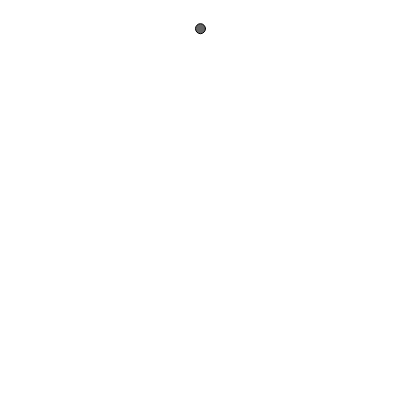
Frame 1 (no input)
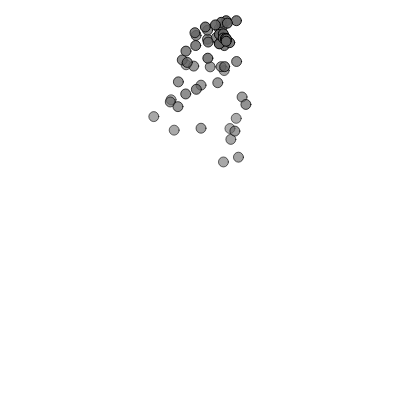
Frame 60 (no input)
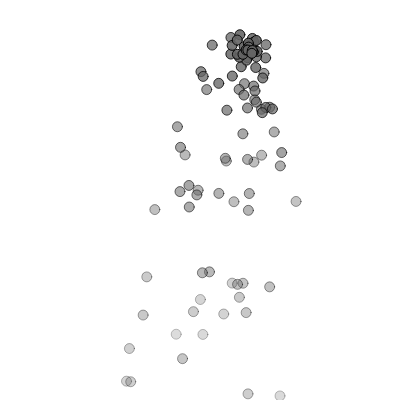
Frame 120 (the mouse pressed at the canvas centre since frame 60)

The p5.js sketch that drew these frames (run headless with seeded random() and noise() and a simulated clock; from frame 60 on, the mouse is pressed at the canvas centre):

// p5.js sketch
// ── sketch.js
/*What if the emitter moves? Can you emit particles from the mouse position, or use the concepts of velocity and acceleration to move the system autonomously?
*/


let emitter;
let particle;

function setup() {
  createCanvas(400, 400);
  
  emitter = new Emitter(width/2, 30);

}

function draw() {
  background(255);
  particle = new Particle(emitter.origin.x, emitter.origin.y);
  emitter.addParticles(particle);
  emitter.run();
  emitter.update();
      
}


class Emitter{
  constructor(x, y){
    this.particles = [];
    this.origin = createVector(x, y)
    this.velocity = createVector();
    this.acceleration = createVector(random(-1, 1), random(0, 1));
  }
  
  addParticles(p){
    this.particles.push(p);
  }
  
  run(){
    let length = this.particles.length-1;
    let gravity = createVector(0, 0.1);
    
    for (let p of this.particles){
      p.run(gravity);
    }
    
    this.particles = this.particles.filter(function(p){
      return !p.isDead();
    })
  }
  
  update(){
    this.velocity.add(this.acceleration);
    this.origin.add(this.velocity);
    this.acceleration.mult(0);
  }
}


class Particle{
  constructor(x, y){
    this.position = createVector(x, y);
    // give it a random velocity
    this.velocity = createVector(random(-1, 1), random(-2, 0));
    this.acceleration = createVector();
    // A new variable to keep track of how long the particle has been “alive.”
    this.lifespan = 255;
    
  }
  
  run(force){
    this.update();
    this.applyForce(force);
    this.show()
  }
  
  update(){
    this.velocity.add(this.acceleration);
    this.position.add(this.velocity);
    
    this.acceleration.mult(0);
    this.lifespan -= 2.0;
  }
  
  isDead(){
    if (this.lifespan > 0){
      return false
    }else{
      return true;
    }
  }
  
  applyForce(force){
    let f = force;
    this.acceleration.add(f);
  }
  
  show(){
    // Since the life ranges from 255 to 0, it can also be used for alpha.
    fill(100, this.lifespan);
    stroke(0, this.lifespan);
    circle(this.position.x, this.position.y, 10);
    
  }
}
